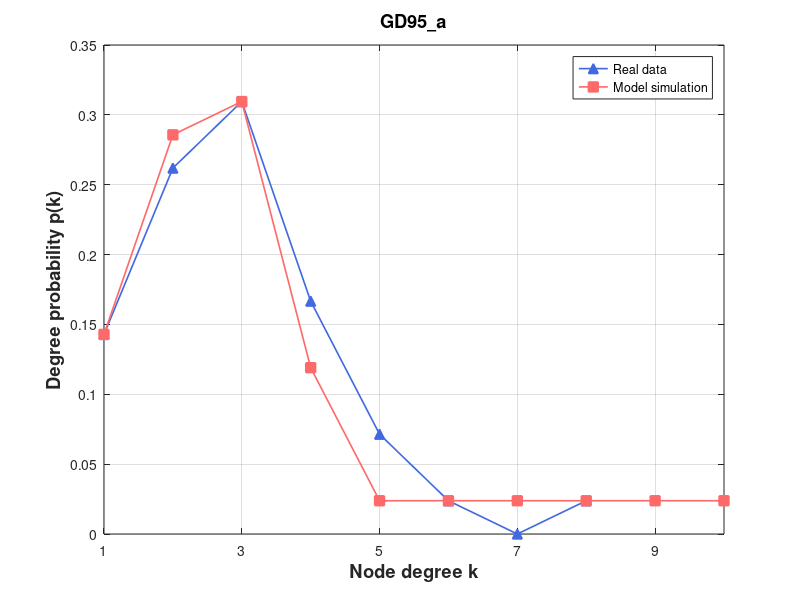

MATLAB code to generate this figure:
% Create some data
% 定义度数直方图

degree_hist1 =  [0, 6, 11, 13, 7, 3, 1, 0, 1];
degree_hist2 =  [0, 6, 12, 13, 5, 1, 1, 1, 1, 1, 1];

% 将度数直方图转换为浮点型数组

degree_hist1 = double(degree_hist1);
degree_hist2 = double(degree_hist2);

degree1 = degree_hist1(2:end);
degree2 = degree_hist2(2:end);
% 计算度数概率
degree_prob1 = degree1 / sum(degree1);
degree_prob2 = degree2 / sum(degree2);

figure

set(gca, 'FontSize', 12);

  
plot(1:length(degree_prob1), degree_prob1, '^-','Color',[65/256,105/256,225/256],'LineWidth',1.2,'Markersize',7,'MarkerFaceColor',[65/256,105/256,225/256])

hold on
%plot(eb, predictionData,'ro-','LineWidth',1.2,'Markersize',7,'MarkerFaceColor','r')
%plot(eb, predictionData, 's-','Color',[171/256,130/256,255/256],'LineWidth',1.2,'Markersize',7,'MarkerFaceColor',[171/256,130/256,255/256]) 
%plot(eb, epsilon7, 's-','Color',[0/256,206/256,209/256],'LineWidth',1.2,'Markersize',7,'MarkerFaceColor',[0/256,206/256,209/256])

%plot(eb, size700, 's-','Color',[171/256,130/256,255/256],'LineWidth',1.2,'Markersize',7,'MarkerFaceColor',[171/256,130/256,255/256]) %Purple
plot(1:length(degree_prob2), degree_prob2, 's-','Color',[255/256,106/256,106/256],'LineWidth',1.2,'Markersize',7,'MarkerFaceColor',[255/256,106/256,106/256])



% Turn on the grid
grid on

% Add title and axis labels
%title('Performance of Baseband QPSK')
xlabel('Node degree k','FontSize',13.2,'FontWeight','bold')
ylabel('Degree probability p(k)','FontSize',13.2,'FontWeight','bold')
legend('Real data', 'Model simulation')
% title('Wikibooks (Initial)', 'FontSize', 13.2, 'FontWeight', 'bold')
title('GD95\_a', 'FontSize', 13.2, 'FontWeight', 'bold')
% axis([0.03 1.02 0 0.35])
%set(gca,'xtick',[xmin:step:xmax])
% set(gca,'xtick',[1:1000:11000])
set(gca,'xtick', 1:2:max(length(degree_prob1),length(degree_prob2)))
% set(gca,'xticklabels',{'0','0.16','0.32','0.48','0.64','0.80'});
%set(gca,'ytick',[0:0.05:0.35])
xlim([1 max(length(degree_prob1),length(degree_prob2))])
%set(gca,'xscale','log')
